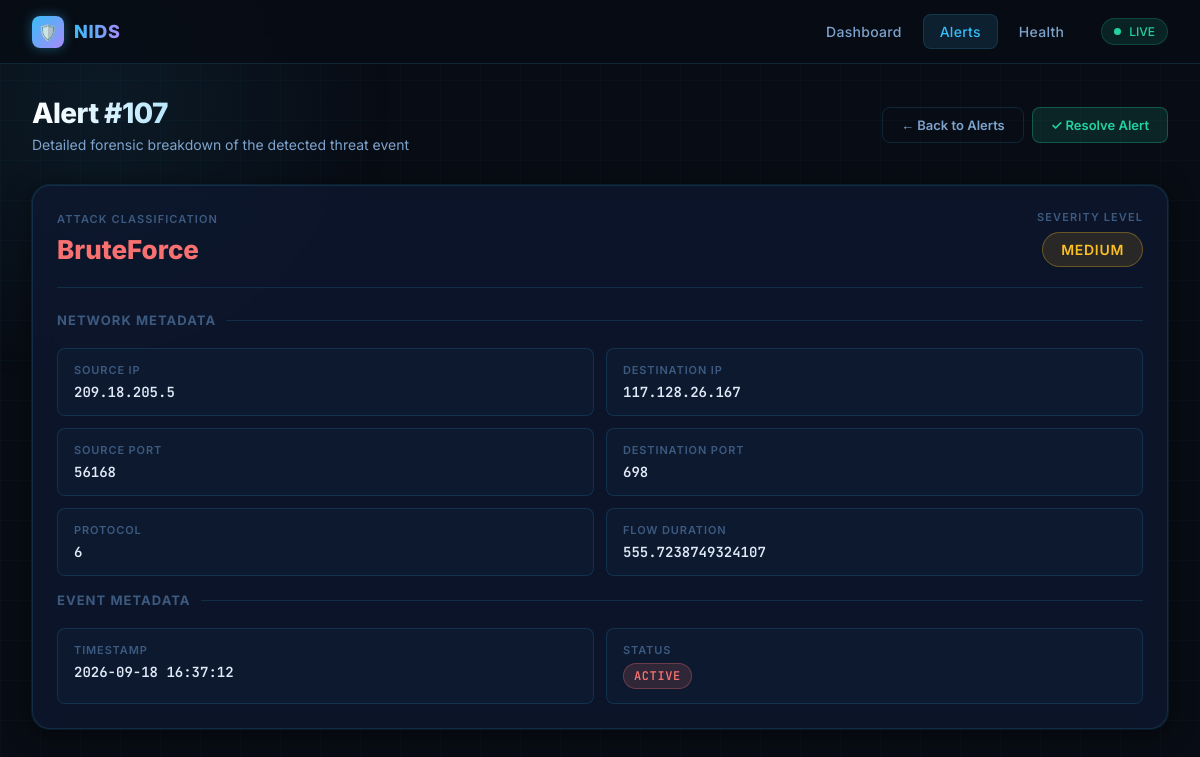
The page /details/107 on the database its author committed.
### tables this page shows
CREATE TABLE alerts(

        id INTEGER PRIMARY KEY AUTOINCREMENT,

        attack_type TEXT,

        prediction INTEGER,

        severity TEXT,

        src_ip TEXT,

        dst_ip TEXT,

        source_port INTEGER,

        destination_port INTEGER,

        protocol INTEGER,

        flow_duration REAL,

        status TEXT DEFAULT 'ACTIVE',

        timestamp DATETIME DEFAULT CURRENT_TIMESTAMP

    );

### routes/pages.py (the view)
@pages_bp.route("/details/<int:id>")
def details(id):
    conn = get_db()
    alert = conn.execute("""

    SELECT * FROM alerts
    WHERE id=?

    """, (id,)).fetchone()
    conn.close()
    return render_template("details.html", alert=alert)

### utils/db.py (called while the page is built)
def get_db():
    conn = sqlite3.connect(DATABASE)
    conn.row_factory = sqlite3.Row
    return conn

### templates/details.html (shortened to what this page needs)
<!DOCTYPE html>
<html lang="en">
<head>
  <link rel="stylesheet" href="/static/nids.css">
</head>
<body>
<nav class="nav">
  <a class="nav-brand" href="/dashboard">
    <div class="nav-brand-icon">🛡️</div>
    <span class="nav-brand-text">NIDS</span>
  </a>
  <a href="/dashboard">Dashboard</a>
  <a href="/alerts" class="active">Alerts</a>
  <a href="/health">Health</a>
  <div class="nav-status">
    <div class="nav-status-dot"></div>
    LIVE
  </div>
</nav>
<div class="page-wrapper">
  {% if alert %}
  <div class="page-header flex items-center justify-between">
    <div>
      <h1>Alert #{{ alert.id }}</h1>
      <p>Detailed forensic breakdown of the detected threat event</p>
    </div>
    <div class="flex gap-2">
      <a href="/alerts" class="btn btn-ghost">← Back to Alerts</a>
      {% if alert.status != 'RESOLVED' %}
      <button class="btn btn-resolve" id="resolve-btn" onclick="resolveAlert()">✓ Resolve Alert</button>
      {% else %}
      <span class="btn btn-ghost" style="cursor:default; opacity:0.5;">✓ Resolved</span>
      {% endif %}
    </div>
  </div>
  <div class="card mb-6">
    <div class="flex items-center justify-between mb-6" style="padding-bottom:20px; border-bottom:1px solid var(--border);">
      <div>
        <div class="card-label">Attack Classification</div>
        <div style="font-size:26px; font-weight:800; color:var(--red); margin-top:4px;">{{ alert.attack_type }}</div>
      </div>
      <div class="text-right">
        <div class="card-label">Severity Level</div>
        <div style="margin-top:6px;">
          <span class="badge {{ alert.severity }}" style="font-size:14px; padding:8px 18px;">
            {{ alert.severity }}
          </span>
        </div>
      </div>
    </div>
    <div class="section-title">Network Metadata</div>
    <div class="detail-grid">
      <div class="detail-item">
        <div class="detail-item-label">Source IP</div>
        <div class="detail-item-value">{{ alert.src_ip }}</div>
      </div>
      <div class="detail-item">
        <div class="detail-item-label">Destination IP</div>
        <div class="detail-item-value">{{ alert.dst_ip }}</div>
      </div>
      <div class="detail-item">
        <div class="detail-item-label">Source Port</div>
        <div class="detail-item-value">{{ alert.source_port }}</div>
      </div>
      <div class="detail-item">
        <div class="detail-item-label">Destination Port</div>
        <div class="detail-item-value">{{ alert.destination_port }}</div>
      </div>
      <div class="detail-item">
        <div class="detail-item-label">Protocol</div>
        <div class="detail-item-value">{{ alert.protocol }}</div>
      </div>
      <div class="detail-item">
        <div class="detail-item-label">Flow Duration</div>
        <div class="detail-item-value">{{ alert.flow_duration }}</div>
      </div>
    </div>
    <div class="section-title mt-4">Event Metadata</div>
    <div class="detail-grid">
      <div class="detail-item">
        <div class="detail-item-label">Timestamp</div>
        <div class="detail-item-value">{{ alert.timestamp }}</div>
      </div>
      <div class="detail-item">
        <div class="detail-item-label">Status</div>
        <div class="detail-item-value">
          <span class="badge {% if alert.status == 'RESOLVED' %}badge-resolved{% else %}badge-active{% endif %}">
            {{ alert.status }}
          </span>
        </div>
      </div>
    </div>
  </div>
  {% endif %}
</div>
</body>
</html>

### rows shown on the page
alerts: id "107", attack_type "BruteForce", severity "MEDIUM", src_ip "209.18.205.5", dst_ip "117.128.26.167", source_port "56168", destination_port "698", protocol "6", flow_duration "555.7238749324107", timestamp "2026-09-18 16:37:12", status "ACTIVE"
